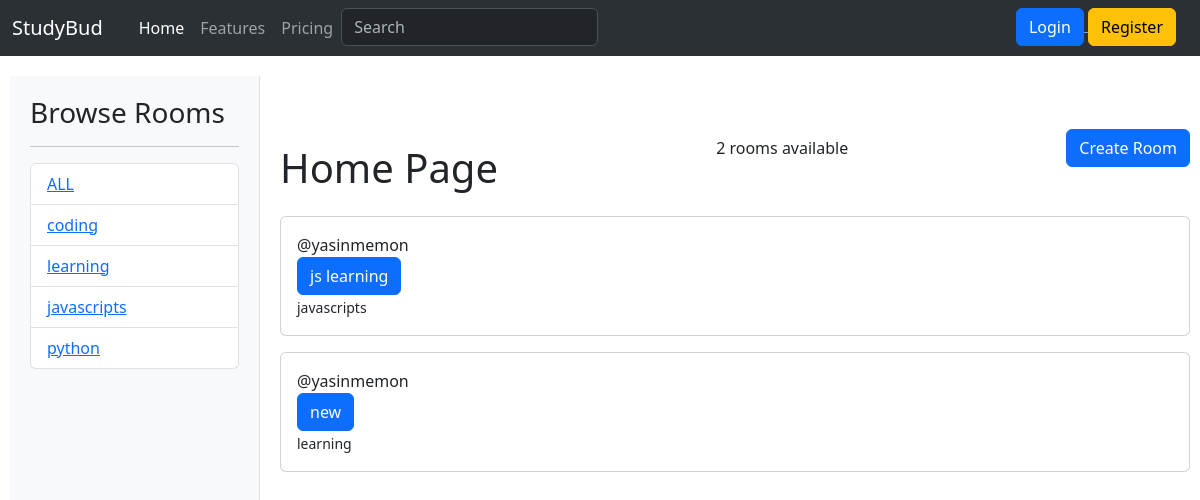
Screenshot of /?q=learning with the database file from the repository.
### base/models.py (models this page shows, shortened)
class Topic(models.Model):
    name = models.CharField(max_length=200)
    def __str__(self):
        return self.name

class Room(models.Model):
    host = models.ForeignKey(User, on_delete=models.SET_NULL, null=True)
    topic = models.ForeignKey(Topic, on_delete=models.SET_NULL, null=True)
    name = models.CharField(max_length=200)
    description = models.TextField(null=True, blank=True)
    updated = models.DateTimeField(auto_now=True)
    created = models.DateTimeField(auto_now_add=True)
    class Meta():
        ordering = ['-updated', '-created']

### base/views.py (the view)
# urls.py: path('', views.home, name='home'),
def home(request):
    q = request.GET.get('q') if request.GET.get('q') != None else ''
    rooms = Room.objects.filter(Q(topic__name__icontains=q) |
                                Q(name__icontains=q) |
                                Q(description__icontains=q))
    topics = Topic.objects.all()
    room_count = rooms.count()
    return render(request, 'base/index.html', {'rooms': rooms, 'topics': topics, 'room_count': room_count})

### base/templates/base/index.html (shortened to what this page needs)
{% extends 'main.html' %} {% block content %}
<div class="home-container">
  <div class="sidebar">
    <h3>Browse Rooms</h3>
    <hr />
    {% if topics %}
    <ul class="list-group">
      <li class="list-group-item">
        <a href="{% url 'home' %}">ALL</a>
      </li>
      {% for topic in topics %}
      <li class="list-group-item">
        <a href="{% url 'home' %}?q={{ topic.name }}">{{ topic.name }}</a>
      </li>
      {% endfor %}
    </ul>
    {% endif %}
  </div>
  <div class="rooms-section">
    <div class="d-flex justify-content-between align-items-center mb-3">
      <h1 class="mt-5">Home Page</h1>
      <span>{{room_count}} rooms available</span>
      <a href="{% url 'create-room' %}" class="btn btn-primary">Create Room</a>
    </div>
    <div>
      {% if rooms %} {% for room in rooms %}
      <div class="card mb-3">
        <div class="card-body">
          <span>@{{room.host.username}}</span><br />
          <a href="{% url 'room' room.id %}" class="btn btn-primary"
            >{{room.name}}</a
          >
          <br />
          <small>{{room.topic}}</small>
        </div>
      </div>
      {% endfor %} {% else %}
      <div class="alert alert-info" role="alert">
        No rooms available at the moment.
      </div>
      {% endif %}
    </div>
  </div>
</div>
{% endblock %}

### base/templates/base/index.html (style rules this page uses)
.home-container { margin-top: 20px; display: flex; flex-direction: row; gap: 20px; margin-left: 10px; margin-right: 10px; min-height: 90vh; }
.sidebar { flex: 0 0 250px; padding: 20px; background-color: #f8f9fa; border-right: 1px solid #dee2e6; height: 100%; min-height: 90vh; }
.rooms-section { flex: 1 1 0%; padding: 20px 0 20px 0; min-width: 0; }

### rows the page displays
Topic: name "coding"
Topic: name "learning"
Topic: name "javascripts"
Topic: name "python"
Room: host.username "yasinmemon", name "js learning", topic "javascripts"
Room: host.username "yasinmemon", name "new", topic "learning"

### other values shown
{{ room_count }} "2"
